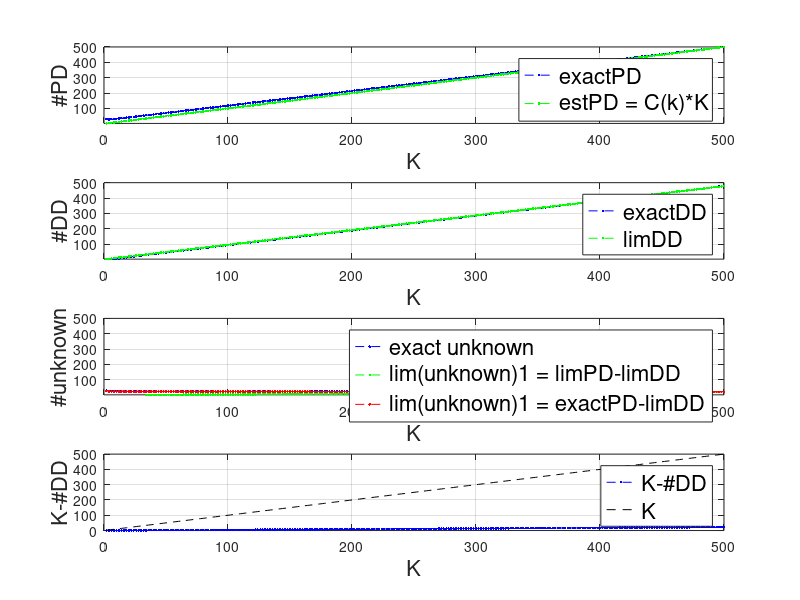
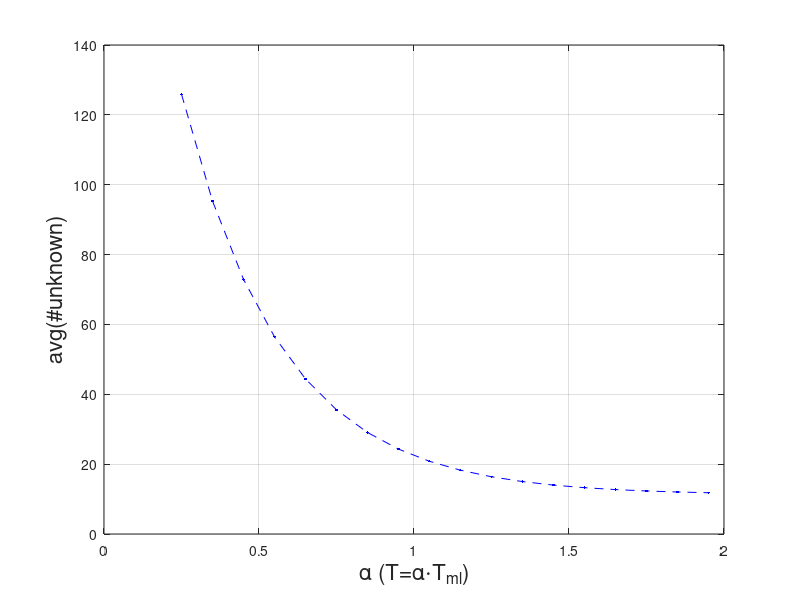
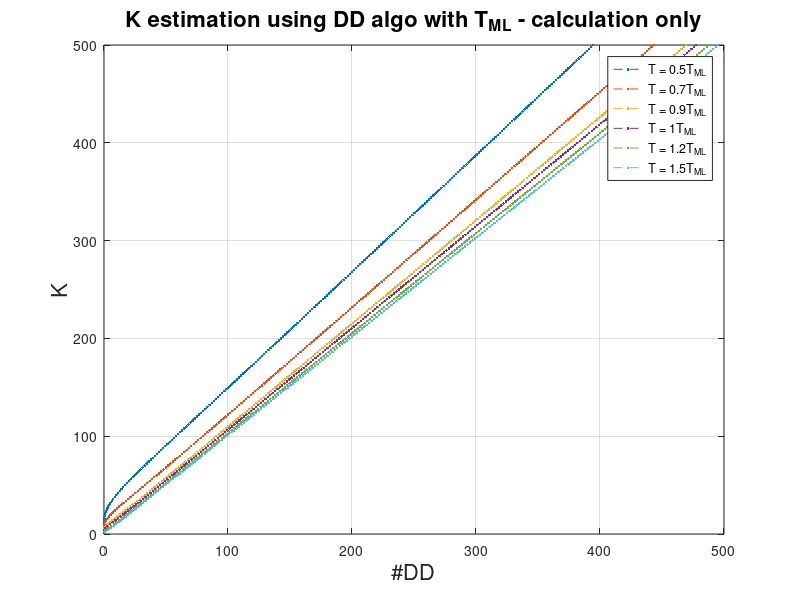
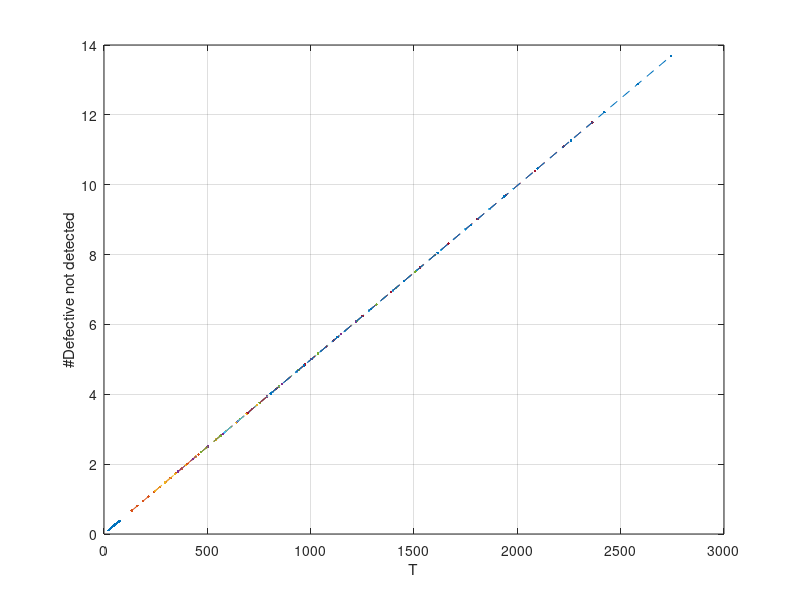

Recreate these plots in MATLAB, in order.
N = 500;
K = 2:2:500;
T = K .* log2(N);
p = log(2)./K;
exactPD = K + (N-K) .* (1-p.*(1-p).^K).^T;
Ck = 1;
limPD = Ck .* K;

exactDD = K .* (1 - (1 - p .* (1-p) .^ (exactPD-1)) .^ T);
limDD = K .* (1 - 0.5 .^ (0.5*Ck .* log2(N)));

exactUnknown = exactPD - exactDD;

limUnknown = limPD - limDD;
limUnknown2 = exactPD - limDD;


figure;
subplot(411)
plot(K, exactPD, '--.b')
hold on
plot(K, limPD, '--.g')
hold off
legend({'exactPD', 'estPD = C(k)*K'}, 'FontSize', 16)
grid on
xlabel('K', 'FontSize', 16)
ylabel('#PD', 'FontSize', 16)
ylim([min(K), max(K)])
subplot(412)
plot(K, exactDD, '--.b')
hold on
plot(K, limDD, '--.g')
hold off
grid on
legend({'exactDD', 'limDD'}, 'FontSize', 16)
xlabel('K', 'FontSize', 16)
ylabel('#DD', 'FontSize', 16)
ylim([min(K), max(K)])
subplot(413)
plot(K, exactUnknown, '--.b')
hold on
plot(K, limUnknown, '--.g')
plot(K, limUnknown2, '--.r')
hold off
grid on
legend({'exact unknown', 'lim(unknown)1 = limPD-limDD', 'lim(unknown)1 = exactPD-limDD'}, 'FontSize', 16)
xlabel('K', 'FontSize', 16)
ylabel('#unknown', 'FontSize', 16)
ylim([min(K), max(K)])

subplot(414)
plot(K, K-limDD, '--.b')
hold on
plot(K, K,'--k')
hold off
grid on
legend({'K-#DD', 'K'}, 'FontSize', 16)
xlabel('K', 'FontSize', 16)
ylabel('K-#DD', 'FontSize', 16)
ylim([0, max(K)])
%%
Ts = [];
avgUnknowns = [];
numOfTestsFactors = 0.25:0.1:2;
for numOfTestsFactor=numOfTestsFactors
    N = 500;
    K = 2:2:500;
    T = numOfTestsFactor * K .* log2(N);
    Ts = [Ts T];
    
    p = log(2)./K;
    exactPD = K + (N-K) .* (1-p.*(1-p).^K).^T;
    Ck = 1;
    limPD = Ck .* K;

    exactDD = K .* (1 - (1 - p .* (1-p) .^ (exactPD-1)) .^ T);
    limDD = K .* (1 - 0.5 .^ (0.5*Ck .* log2(N)));

    exactUnknown = exactPD - exactDD;

    limUnknown = limPD - limDD;
    limUnknown2 = exactPD - limDD;

    avgUnknown = mean(limUnknown2);
    avgUnknowns = [avgUnknowns avgUnknown];
end
figure;
plot(numOfTestsFactors, avgUnknowns, '--.b')
xlabel('\alpha (T=\alpha\cdotT_{ml})', 'FontSize', 16)
ylabel('avg(#unknown)', 'FontSize', 16)
grid on

%% K estimation using DD algo with Tml
N = 500;
K = 2:2:500;
figure;
legends = {};
% ii = 1;
numOfTestsFactors = [0.5 0.7 0.9 1 1.2 1.5];
for numOfTestsFactor=numOfTestsFactors 
T = numOfTestsFactor * K .* log2(N); 
p = log(2)./K;
exactPD = K + (N-K) .* (1-p.*(1-p).^K).^T;
Ck = 1;
limPD = Ck .* K;

exactDD = K .* (1 - (1 - p .* (1-p) .^ (exactPD-1)) .^ T);

plot(exactDD, K,'--.', 'DisplayName', ['T = ' num2str(numOfTestsFactor) 'T_{ML}'])
hold on
% ii = ii + 1;
end
hold off
grid on
xlabel('#DD', 'FontSize', 16)
ylabel('K', 'FontSize', 16)
title('K estimation using DD algo with T_{ML} - calculation only', 'FontSize', 16)
legend();

%% defective left vs. T
figure;
exactDefectivesLefts = [];
N = 500;
Ks = 5:25:200;
for K=Ks
Tml = K .* log2(N); 
Ts = (0.5:0.1:1.7) .* Tml;
p = log(2)./K;
Ck = 1;
exactDefectivesLeft = (N^(-0.5*Ck)/log2(N)) .* Ts;
exactDefectivesLefts = [exactDefectivesLefts exactDefectivesLeft];
plot(Ts, exactDefectivesLeft , '--.')
hold on
end

hold off
grid on;
xlabel('T')
ylabel('#Defective not detected')